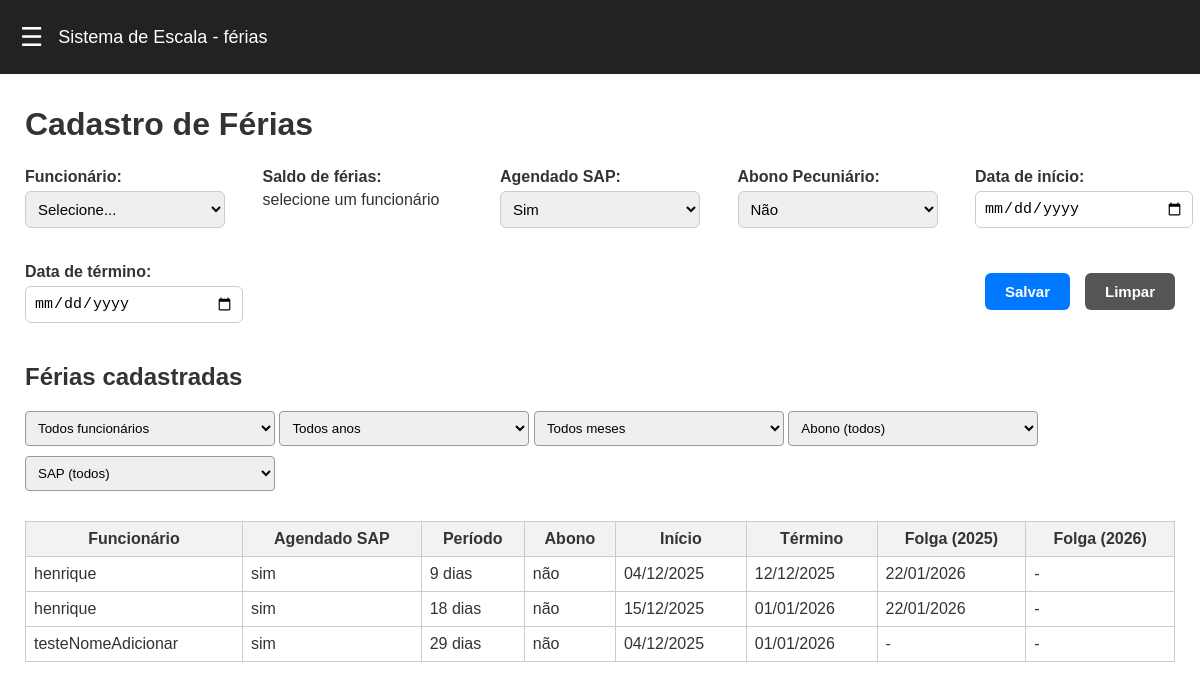
Before: / with the older database file.
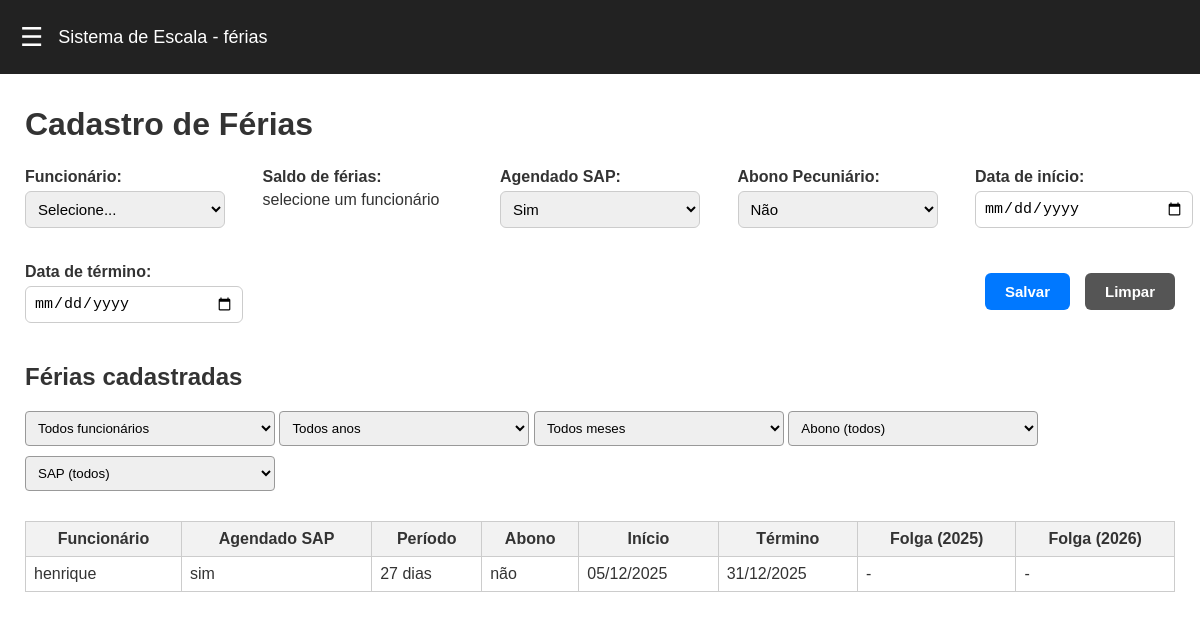
After: the same page with the newer database file.
### tables this page shows
CREATE TABLE ferias (
            id INTEGER PRIMARY KEY AUTOINCREMENT,
            funcionario_id INTEGER NOT NULL,
            agendado_sap TEXT CHECK(agendado_sap IN ('sim', 'não')) DEFAULT 'não',
            periodo_dias INTEGER NOT NULL,
            abono_peculiario TEXT CHECK(abono_peculiario IN ('sim', 'não')) DEFAULT 'não',
            data_inicio TEXT NOT NULL,
            data_fim TEXT NOT NULL,
            folga_assiduidade_ano_anterior TEXT,
            folga_assiduidade_ano TEXT,
            cor TEXT,
            FOREIGN KEY (funcionario_id) REFERENCES funcionarios(id)
        );

CREATE TABLE funcionarios (
            id INTEGER PRIMARY KEY AUTOINCREMENT,
            nome TEXT NOT NULL
        );

### routes/ferias_routes.py (the view)
@ferias_bp.route("/")
def pagina_inicial():
    ano_atual = datetime.now().year
    ano_proximo = ano_atual + 1
    funcionarios = listar_funcionarios()
    ferias = listar_ferias(ano_atual, ano_proximo)
    funcionarios_saldo = []
    for f in funcionarios:
        saldo = 30 - total_dias_ferias(f[0])
        funcionarios_saldo.append((f[0], f[1], saldo))
    return render_template(
        "index.html",
        funcionarios=funcionarios_saldo,
        ferias=ferias,
        ano_atual=ano_atual,
        ano_proximo=ano_proximo
    )

### database.py (called while the page is built)
def get_connection():
    return sqlite3.connect(DB_NAME)

### services/ferias_service.py (called while the page is built)
def formatar_data(data_str):
    if not data_str:
        return None
    ano, mes, dia = data_str.split("-")
    return f"{dia}/{mes}/{ano}"

def total_dias_ferias(funcionario_id):
    conn = get_connection()
    cursor = conn.cursor()
    cursor.execute("""
        SELECT SUM(periodo_dias)
        FROM ferias
        WHERE funcionario_id = ?
    """, (funcionario_id,))
    total = cursor.fetchone()[0]
    conn.close()
    return total or 0

### services/funcionario_service.py (called while the page is built)
def listar_funcionarios():
    conn = get_connection()
    cursor = conn.cursor()
    cursor.execute("SELECT id, nome FROM funcionarios ORDER BY nome;")
    dados = cursor.fetchall()
    conn.close()
    return dados

### templates/index.html (shortened to what this page needs)
{% extends "base.html" %}
{% block content %}
<h1>Cadastro de Férias</h1>
<form action="/adicionar-ferias" method="POST" class="form-section" id="formFerias">
    <div class="form-group">
        <label>Funcionário:</label>
        <select name="funcionario_id" id="funcionario_id" required  onchange="atualizarSaldo()">
            <option value="">Selecione...</option>
        </select>
    </div>
    <div class="form-group">
        <label id="label_saldo">Saldo de férias:</label>
        <span id="span_saldo">selecione um funcionário</span>
    </div>
    <div class="form-group">
        <label>Agendado SAP:</label>
        <select name="agendado_sap" id="agendado_sap">
            <option value="sim">Sim</option>
        </select>
    </div>
    <div class="form-group">
        <label>Abono Pecuniário:</label>
        <select name="abono_peculiario" id="abono_peculiario">
            <option value="não" selected>Não</option>
        </select>
    </div>
    <div class="form-group">
        <label>Data de início:</label>
        <input type="date" name="inicio" id="inicio" required>
    </div>
    <div class="form-group">
        <label>Data de término:</label>
        <input type="date" name="fim" id="fim" required>
    </div>
    <div class="form-buttons">
        <button type="submit" id="btnSubmit" class="btn">Salvar</button>
        <button type="button" class="btn-secondary" onclick="limparFormulario()">Limpar</button>
    </div>
</form>
<h2>Férias cadastradas</h2>
<div class="filters">
    <select id="filtro_funcionario">
        <option value="">Todos funcionários</option>
    </select>
    <select id="filtro_ano">
        <option value="">Todos anos</option>
    </select>
    <select id="filtro_mes">
        <option value="">Todos meses</option>
    </select>
    <select id="filtro_abono">
        <option value="">Abono (todos)</option>
    </select>
    <select id="filtro_sap">
        <option value="">SAP (todos)</option>
    </select>
</div>
<table class="table">
    <thead>
        <tr>
            <th>Funcionário</th>
            <th>Agendado SAP</th>
            <th>Período</th>
            <th>Abono</th>
            <th>Início</th>
            <th>Término</th>
            <th>Folga ({{ ano_atual }})</th>
            <th>Folga ({{ ano_proximo }})</th>
        </tr>
    </thead>
    <tbody>
    {% for f in ferias %}
    <tr class="clickable-row"
        onclick="carregarFerias(
            '{{ f[0] }}','{{ f[1] }}','{{ f[3] }}','{{ f[4] }}','{{ f[5] }}',
            '{{ f[10] }}','{{ f[11] }}','{{ f[12] }}','{{ f[13] }}'
        )">
        <td>{{ f[2] }}</td>
        <td>{{ f[3] }}</td>
        <td>{{ f[4] }} dias</td>
        <td>{{ f[5] }}</td>
        <td>{{ f[6] }}</td>
        <td>{{ f[7] }}</td>
        <td>{{ f[8] or '-' }}</td>
        <td>{{ f[9] or '-' }}</td>
    </tr>
    {% endfor %}
    </tbody>
</table>
{% endblock %}

### templates/base.html (shortened to what this page needs)
<!DOCTYPE html>
<html lang="pt-br">
<head>
    <link rel="stylesheet" href="{{ url_for('static', filename='styles/styles.css') }}">
</head>
<body>
    <div class="topbar">
        <span class="hamburger" onclick="openMenu()">&#9776;</span>
        Sistema de Escala - férias
    </div>
    <div class="content">
        {% block content %}{% endblock %}
    </div>
</body>
</html>

### static/styles/styles.css (style rules this page uses)
:root { --cor-fundo-geral: #ffffff; --cor-texto: #333; --cor-topbar-fundo: #222; --cor-topbar-texto: #ffffff; --cor-menu-fundo: #333; --cor-menu-hover: #444; --cor-menu-texto: #ddd; --cor-menu-texto-hover: #fff; --cor-borda-tabela: #999; --cor-header-tabela: #f2f2f2; --cor-botao: #0078ff; --cor-botao-hover: #005fcc; --cor-botao-texto: #fff; --cor-danger: #d9534f; --cor-danger-hover: #c9302c; }
body { margin: 0; font-family: Arial, sans-serif; background: var(--cor-fundo-geral); color: var(--cor-texto); }
.content { padding: 25px; margin-top: 50px; position: relative; z-index: 1; }
.topbar { background: var(--cor-topbar-fundo); color: var(--cor-topbar-texto); padding: 12px 20px; display: flex; align-items: center; font-size: 18px; position: fixed; top: 0; left: 0; width: 100%; height: 50px; z-index: 9999; }
.hamburger { font-size: 26px; cursor: pointer; margin-right: 15px; }
table { border-collapse: collapse; width: 100%; margin-top: 20px; }
table th { background: var(--cor-header-tabela); padding: 10px; border: 1px solid var(--cor-borda-tabela); }
table td { padding: 10px; border: 1px solid var(--cor-borda-tabela); }
input[type="text"], input[type="number"], input[type="date"], select { padding: 8px; margin-bottom: 10px; border: 1px solid var(--cor-borda-tabela); border-radius: 4px; width: 250px; }
button { padding: 8px 14px; background: var(--cor-botao); color: var(--cor-botao-texto); border: none; cursor: pointer; border-radius: 4px; }
h1 { color: var(--cor-texto); margin-bottom: 15px; }
h2 { color: var(--cor-texto); }
.btn { grid-column: span 2; padding: 10px; background: var(--primary); color: white; border: none; cursor: pointer; }
.table { width: 100%; border-collapse: collapse; }
.table th, .table td { border: 1px solid #ccc; padding: 8px; }
.form-section { display: flex; justify-content: space-between; align-items: flex-start; gap: 25px; width: 100%; flex-wrap: nowrap; padding: 10px 0; }
.form-group { display: flex; flex-direction: column; min-width: 150px; max-width: 200px; }
.form-group label { font-weight: bold; margin-bottom: 5px; }
.form-group input, .form-group select { padding: 8px; border: 1px solid #ccc; border-radius: 6px; font-size: 15px; width: 100%; }
.form-buttons { display: flex; gap: 15px; align-items: center; margin-top: 10px; }
.form-buttons button { padding: 10px 20px; font-weight: bold; border-radius: 6px; font-size: 15px; }
.btn { background: #0078ff; color: white; border: none; }
.btn-secondary { background: #555; color: white; }
@media (max-width: 1200px) { .form-section { flex-wrap: wrap; } }
@media (max-width: 1200px) { .form-group { width: calc(50% - 20px); } }
.topbar { position: fixed; width: 100%; z-index: 9999; }
.content { margin-top: 60px; position: relative; z-index: 1; }

Changed rows visible on the page:
removed ferias: nome "henrique", agendado_sap "sim", periodo_dias "9", abono_peculiario "não", data_inicio "04/12/2025", data_fim "12/12/2025", f "22/01/2026", f "-"
removed ferias: nome "testeNomeAdicionar", agendado_sap "sim", periodo_dias "29", abono_peculiario "não", data_inicio "04/12/2025", data_fim "01/01/2026", f "-"
changed ferias "sim": periodo_dias "18" → "27"; data_inicio "15/12/2025" → "05/12/2025"; data_fim "01/01/2026" → "31/12/2025"; f "22/01/2026" → "-"
